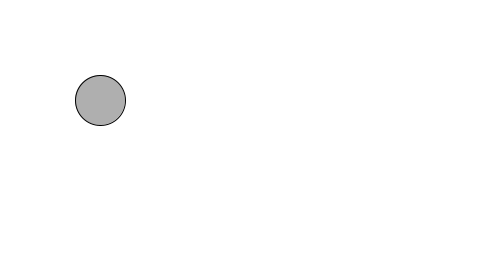
Frame 1 (no input)
Frame 60 (the mouse pressed at the canvas centre just before this capture): identical to frame 1, image omitted
Frame 120 (the mouse held since frame 60 and released just before this capture): identical to frame 1, image omitted

The Processing sketch that drew this single still picture (run headless with seeded random() and noise(); from frame 60 on, the mouse is pressed at the canvas centre):

// Processing sketch: Variables02
// ── Variables02.pde
/*
This example is taken from Daniel Shifmann Learning Processing
*/

// Example 4-2: Using variables

// Declare and initialize two integer variables at the top of the code.
int circleX = 100;
int circleY = 100;

void setup() 
{
  size(480, 270);
}

void draw() 
{
  background(255);
  stroke(0);
  fill(175);
  // Use the variables to specify the location of an ellipse.
  ellipse(circleX, circleY, 50, 50);
}
